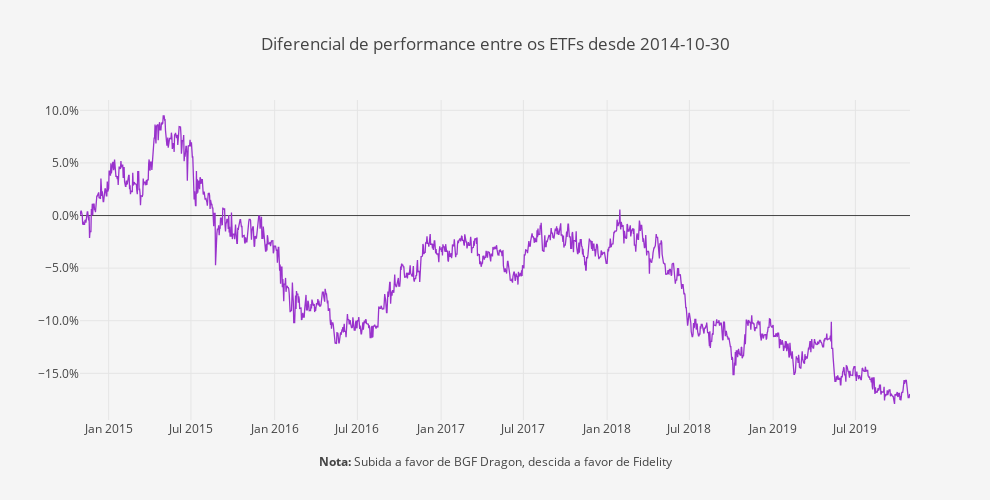

Here is the notebook cell this chart was saved with:
### Code cell
layout = go.Layout(
    title='Diferencial de performance entre os ETFs desde ' + Begin,
    plot_bgcolor='#f5f5f5',
    paper_bgcolor='#f5f5f5',
    width=990,
    height=500,
    xaxis=dict(
        title='<b>Nota:</b> Subida a favor de ' + fundos.columns[0] + ', descida a favor de ' + fundos.columns[1],
        showgrid=True,
        titlefont=dict(size=12),
    ),
    yaxis=dict(
        title='',
        showgrid=True,
        zeroline=True, # Adicionar ou não a zero line
        tickformat=".1%" # tickformat=".2%" se quiseres mais casas decimais
    ))

trace0 = go.Scatter(
    x = fundos.index,
    y = (round(((fundos.iloc[:, 0]/fundos.iloc[:, 1])- 1), 5)),
    name = 'Portfolio',
    line = dict(
        color = 'darkorchid',
        width = 1.3)
)

data = [trace0]
        
fig = go.Figure(data=data, layout=layout)
py.iplot(fig)

### Figure 1 — Plotly figure (JSON) as saved in the notebook; plotly's stock layout.template omitted (floating-point values rounded to 4 significant figures; data arrays with more than 128 entries replaced by an {"elided": "..."} marker saying what was removed)
{"data": [{"line": {"color": "darkorchid", "width": 1.3}, "name": "Portfolio", "type": "scatter", "uid": "8b953a9b-04fd-4fd6-a196-f9d6ccd39a77", "x": {"elided": "1826 str values"}, "y": {"elided": "1826 float values"}}], "layout": {"height": 500, "paper_bgcolor": "#f5f5f5", "plot_bgcolor": "#f5f5f5", "title": {"text": "Diferencial de performance entre os ETFs desde 2014-10-30"}, "width": 990, "xaxis": {"autorange": true, "range": ["2014-10-30", "2019-10-29"], "showgrid": true, "title": {"font": {"size": 12}, "text": "<b>Nota:</b> Subida a favor de BGF Dragon, descida a favor de Fidelity"}, "type": "date"}, "yaxis": {"autorange": true, "range": [-0.1943, 0.1098], "showgrid": true, "tickformat": ".1%", "title": {"text": ""}, "type": "linear", "zeroline": true}}}
